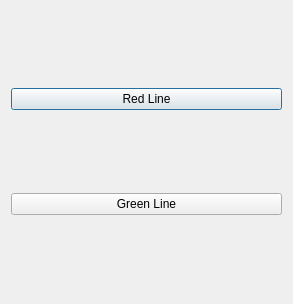
<?xml version="1.0" encoding="UTF-8"?>
<ui version="4.0">
 <class>ChooseLine</class>
 <widget class="QDialog" name="ChooseLine">
  <property name="geometry">
   <rect>
    <x>0</x>
    <y>0</y>
    <width>293</width>
    <height>304</height>
   </rect>
  </property>
  <property name="windowTitle">
   <string>Choose which line to dispatch</string>
  </property>
  <layout class="QVBoxLayout" name="verticalLayout">
   <item>
    <widget class="QPushButton" name="pushButton">
     <property name="text">
      <string>Red Line</string>
     </property>
    </widget>
   </item>
   <item>
    <widget class="QPushButton" name="pushButton_2">
     <property name="text">
      <string>Green Line</string>
     </property>
    </widget>
   </item>
  </layout>
 </widget>
 <resources/>
 <connections/>
</ui>
